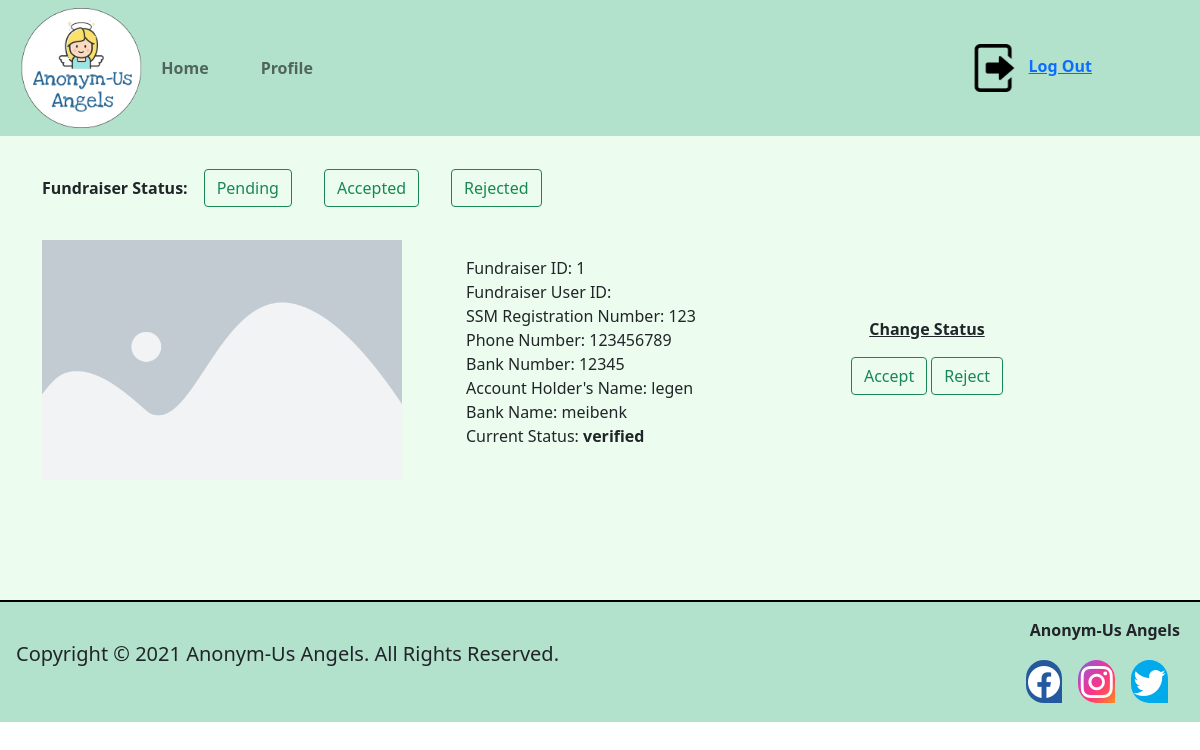
/admin-interface.php, run on an earlier commit of the app's database.
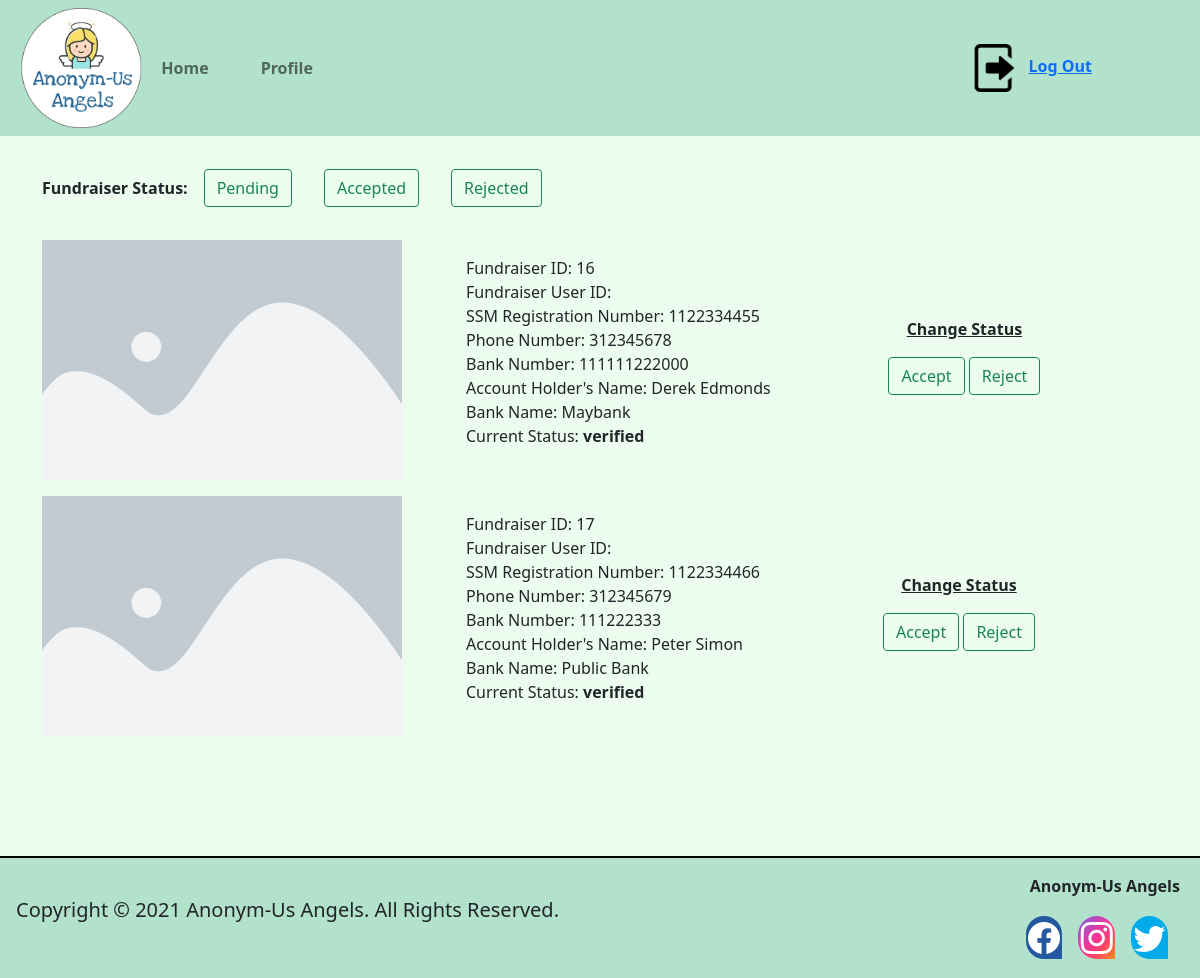
And on a later commit of the database.
### tables this page shows
CREATE TABLE `fundraiser` (
  `fundraiserId` int(255) NOT NULL,
  `userId` int(255) NOT NULL,
  `ssmRegNo` int(11) NOT NULL,
  `phoneNumber` int(11) NOT NULL,
  `bankNumber` varchar(255) NOT NULL,
  `acc_holder_name` varchar(255) NOT NULL,
  `bank_name` varchar(255) NOT NULL,
  `verifiedStatus` enum('verified','pending','rejected') NOT NULL,
  `profileImage` varchar(255) DEFAULT NULL
);

### admin-interface.php (the view, shortened to what this page needs)
<?php
require_once('DbController.php');
?>
<!DOCTYPE html>
<html lang="en">
<head>
    <link href="https://cdn.jsdelivr.net/npm/bootstrap@5.1.1/dist/css/bootstrap.min.css" rel="stylesheet">
    <link href = "./css/admin-interface.css" type = "text/css" rel = "stylesheet">
</head>
<body>
<div class="content">
<?php include "head.php"?>
    <nav class="navbar navbar-expand-sm navbar-light mt-3">
        <div class="container">
            <p class = "mt-3 fw-bold">Fundraiser Status: </p>
            <div class="collapse navbar-collapse " id = "status">
                <ul class="navbar-nav flex-row ">
                    <li class="nav-item mx-2">
                        <a href="#" class="nav-link">
                        <button type="button" class="btn btn-outline-success">
                            Pending
                        </button>
                        </a>
                    </li>
                    <li class="nav-item mx-2">
                        <a href="#" class="nav-link">
                            <button type="button" class="btn btn-outline-success">
                                Accepted
                            </button>
                        </a>
                    </li>
                    <li class="nav-item mx-2">
                        <a href="#" class="nav-link">
                            <button type="button" class="btn btn-outline-success">
                                Rejected
                            </button>
                        </a>
                    </li>
                </ul>
            </div>
        </div>
    </nav>
<?php
    $query = "SELECT * FROM fundraiser";
    $result  = $pdo->query($query);
    foreach($result as $row){
        $fundId = $row['fundraiserId'];
        $ssm = $row['ssmRegNo'];
        $phoneNum = $row['phoneNumber'];
        $bankNum = $row['bankNumber'];
        $accName = $row['acc_holder_name'];
        $bankName = $row['bank_name'];
        $verify = $row['verifiedStatus'];
echo <<<_END
<div class="container-md mt-3 d-flex">
<img src="./resources/img/placeholder.png" alt="image" class = "fundraiser ">
<div class = "my-auto">
<ul>
<ol>Fundraiser ID:&nbsp;$fundId </ol>
<ol>Fundraiser User ID:&nbsp;$userID </ol>
<ol>SSM Registration Number:&nbsp;$ssm </ol>
<ol>Phone Number:&nbsp;$phoneNum </ol>
<ol>Bank Number:&nbsp;$bankNum </ol>
<ol>Account Holder's Name:&nbsp;$accName </ol>
<ol>Bank Name:&nbsp;$bankName </ol>
<ol>Current Status: <span class = "fw-bold">$verify</span> </ol>
</ul>
</div>
<div class="d-flex flex-column my-auto mx-auto">
<form method = "GET">
<p class = "fw-bold text-decoration-underline text-center">Change Status</p>
<button type="button" class="btn btn-outline-success mb-2" onclick = "location.href = 'admin-interface.php?action=accept&fundraiderId=$fundId';"> Accept </button>
<button type="button" class="btn btn-outline-success mb-2" onclick = "location.href = 'admin-interface.php?action=reject&fundraiderId=$fundId';"> Reject </button>
</form>
</div>
</div>
_END;
    }
?>
    <div class = "foot">
    <?php include "foot.php"?>
    </div>
</div>
</body>
</html>

### head.php (shortened to what this page needs)
<link href="css/head.css" type="text/css" rel="stylesheet">
<nav class="navbar navbar-expand-md navbar-light head">
    <div class="container topnav-container">
        <a href="donor-home.php"> <img src="resources/img/Logo.png" alt="logo" class="mx-2 logo"></a>
        <div class="collapse navbar-collapse" id="navmenu">
            <ul class="d-flex navbar-nav me-auto">
                <li class="nav-item menu">
                    <a href="donor-home.php" class="nav-link">Home</a>
                </li>
                 <li class="nav-item menu">
                    <a href="donor-profile.php" class="nav-link">Profile</a>
                </li>
            </ul>
        </div>
        <div class="collapse navbar-collapse" id="navmenu">
            <ul class="d-flex navbar-nav ms-auto">
                <li class="nav-item menu ">
                    <a href="#" class="nav=link"><img src="resources/img/Logout.png" alt="logout" class="logout">Log Out</a>
                </li>
            </ul>
        </div>
    </div>
</nav>

### foot.php
<link rel="stylesheet" href="https://cdn.jsdelivr.net/npm/bootstrap-icons@1.6.0/font/bootstrap-icons.css">
<link href="../css/foot.css" type="text/css" rel="stylesheet">
<footer class="p-3 footer" style="background-color: #B2E1CC; border-top: 2px solid black">
    <div class="d-flex justify-content-start align-items-center">
        <div>
            <p class="lead text-center">Copyright &copy; 2021 Anonym-Us Angels. All Rights Reserved.</p>
        </div>
        <div class="text-center ms-auto">
            <p class="text-center ms-auto fw-bold">Anonym-Us Angels</p>
            <div class="d-inline-flex">
                <a href="#"><i class="bi bi-facebook" style="margin-right: 0.5em;"></i></a>
                <a href="#"><i class="bi bi-instagram" style="margin-right: 0.5em;"></i></a>
                <a href="#"><i class="bi bi-twitter" style="margin-right: 0.5em;"></i></a>
            </div>
        </div>
    </div>
</footer>

### css/admin-interface.css (style rules this page uses)
.fundraiser { height: 30vh; }
.content { background-color: #ECFDEF; height: 100%; }
.foot { margin-top: 10%; }

### css/head.css (style rules this page uses)
.topnav-container { margin-left: 0%; width: 100%; }
.menu { font-weight: bold; padding-right: 3vw; }
.logo { height: 15vh; }
.logout { height: 6vh; padding-right: 1vw; }
.head { background-color: #B2E1CC; }

### css/foot.css (style rules this page uses)
.footer { position:relative; bottom:0; width:100%; }
.bi-facebook { color: white; border-radius: 1em 1em 0em 1em; font-size: 2em; background-color: #24589F; padding: 0rem 0.15rem; }
.bi-instagram { color: white; background-image: linear-gradient(to right bottom, #5561cf, #7f5bcc, #a253c5, #bf49ba, #d83eac, #e9389b, #f63789, #ff3c77, #ff4c61, #ff614b, #ff7734, #ff8d1a); border-radius: 1em 1em 0em 1em; font-size: 2em; background-color: white; padding: 0rem 0.15rem; }
.bi-twitter { color: white; background-color: rgb(1, 170, 235); border-radius: 1em 1em 0em 1em; font-size: 2em; padding: 0rem 0.15rem; }

What changed in the data, as far as the page shows it:
removed fundraiser: fundraiserId "1", ssmRegNo "123", phoneNumber "123456789", bankNumber "12345", acc_holder_name "legen", bank_name "meibenk", verifiedStatus "verified"
added fundraiser: fundraiserId "16", ssmRegNo "1122334455", phoneNumber "312345678", bankNumber "111111222000", acc_holder_name "Derek Edmonds", bank_name "Maybank", verifiedStatus "verified"
added fundraiser: fundraiserId "17", ssmRegNo "1122334466", phoneNumber "312345679", bankNumber "111222333", acc_holder_name "Peter Simon", bank_name "Public Bank", verifiedStatus "verified"
